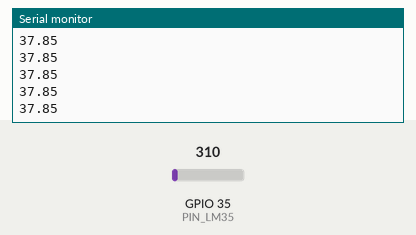
A sketch run on a simulated ESP32. On the bench: the last lines printed to the serial monitor. The inputs (shaded band) are chosen by the test bench; at power-on: GPIO 35 (PIN_LM35) = 310.

Above: at 1.2 s.
1.3 s: GPIO 35 (PIN_LM35) set to 372
At 1.31 s:
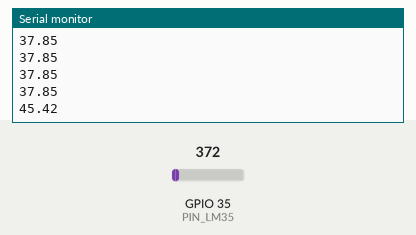
2.8 s: GPIO 35 (PIN_LM35) set to 434
At 2.81 s:
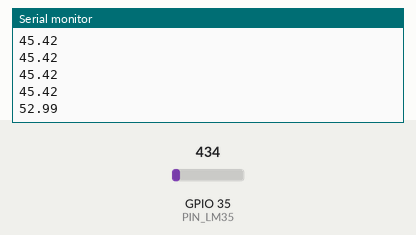
Timing chart, 0 to 5.8 s (numbered marks = the images above; inputs shaded):
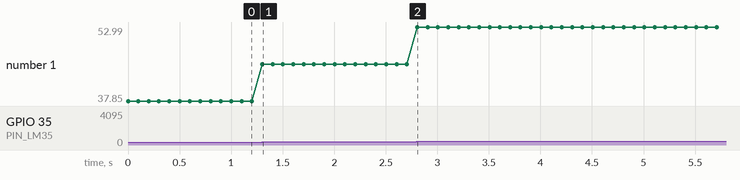

The sketch:

ADC_practica.ino
```cpp
//const int pinLDR = 34;

# define PIN_LDR 34
# define PIN_LM35 35

void setup() {
  Serial.begin(9600);
}

void loop() {
  //Serial.println(analogRead(PIN_LDR));
  //Serial.print("   ,   ");
  Serial.println(analogRead(PIN_LM35)*0.1221); // 5000/(10*4095)=0.1221  -> conversion a grados centigrados
  delay(100);

}
```

Measured:
- after the input at 1.3 s, the serial monitor: prints a new line at once (image 1)
- after the input at 2.8 s, the serial monitor: prints a new line at once (image 2)
- plotted number 1: 37.85 → 45.42 after the input at 1.3 s, 45.42 → 52.99 after the input at 2.8 s
